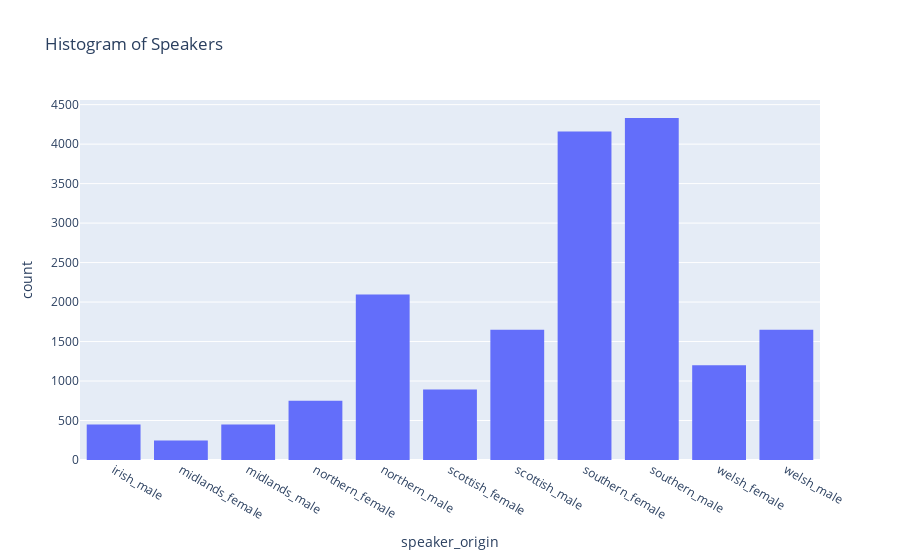

The notebook cell this image was saved under:
### Code cell
fig = px.histogram(df_british, x="speaker_origin", nbins=10, title="Histogram of Speakers")
fig.show()

### Figure 1 — Plotly figure (JSON) as saved in the notebook; plotly's stock layout.template omitted (floating-point values rounded to 4 significant figures; data arrays with more than 128 entries replaced by an {"elided": "..."} marker saying what was removed)
{"data": [{"alignmentgroup": "True", "bingroup": "x", "hovertemplate": "speaker_origin=%{x}<br>count=%{y}<extra></extra>", "legendgroup": "", "marker": {"color": "#636efa", "pattern": {"shape": ""}}, "name": "", "nbinsx": 10, "offsetgroup": "", "orientation": "v", "showlegend": false, "type": "histogram", "x": {"elided": "17877 str values"}, "xaxis": "x", "yaxis": "y"}], "layout": {"barmode": "relative", "legend": {"tracegroupgap": 0}, "title": {"text": "Histogram of Speakers"}, "xaxis": {"anchor": "y", "domain": [0, 1], "title": {"text": "speaker_origin"}}, "yaxis": {"anchor": "x", "domain": [0, 1], "title": {"text": "count"}}}}
